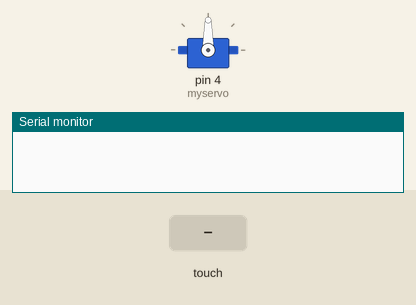
Simulated run of this sketch. Board: Arduino Uno, built with avr-gcc and run on an emulated ATmega328P. Shown: servo, the last lines printed to the serial monitor. Inputs (shaded band) come from the test bench.

Above: at 1.2 s.
1.3 s: touch panel pressed at 13 % / 10 % of its raw x / y range
At 1.8 s:
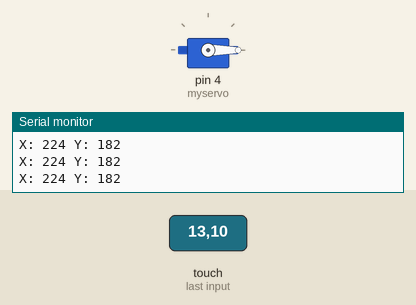
2.8 s: touch panel pressed at 87 % / 10 % of its raw x / y range
At 4.0 s:
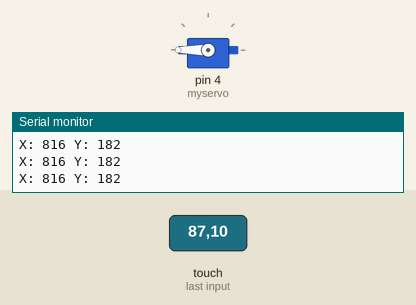
4.3 s: touch panel pressed at 38 % / 10 % of its raw x / y range
At 5.2 s:
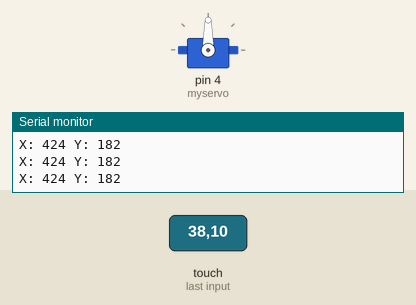
5.8 s: touch panel pressed at 13 % / 30 % of its raw x / y range
At 6.4 s:
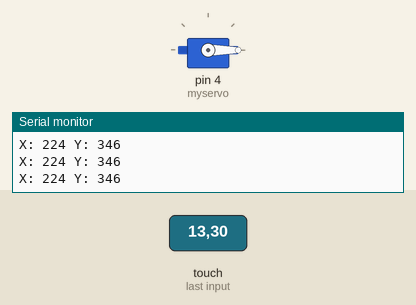
Timing chart, 0 to 8.3 s (numbered marks = the images above; inputs shaded):
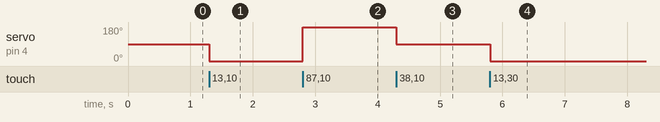

Measured:
- after the input at 1.3 s, servo on pin 4 (myservo): 90° → 0° at once
- after the input at 2.8 s, servo on pin 4 (myservo): 0° → 180° at once
- after the input at 4.3 s, servo on pin 4 (myservo): 180° → 90° at once
- after the input at 5.8 s, servo on pin 4 (myservo): 90° → 0° at once

The sketch:

SERVO.ino
```cpp
#include <Servo.h>
#include <TouchScreen.h>

// Touch pins
#define YP A3
#define XM A2
#define YM A4
#define XP A1

TouchScreen ts = TouchScreen(XP, YP, XM, YM, 300);

// Servo
Servo myservo;

void setup() {
  Serial.begin(9600);
  myservo.attach(4);  // servo pin
}

void loop() {
  TSPoint p = ts.getPoint();

  // Restore pin modes after reading touch
  pinMode(XM, OUTPUT);
  pinMode(YP, OUTPUT);

  if (p.z > 100 && p.z < 1000) { // valid touch
    Serial.print("X: "); Serial.print(p.x);
    Serial.print(" Y: "); Serial.println(p.y);

    // SIMPLE control zones (adjust later if needed)
    if (p.x < 300) {
      myservo.write(0);
    }
    else if (p.x < 700) {
      myservo.write(90);
    }
    else {
      myservo.write(180);
    }

    delay(050); // debounce
  }
}
```
